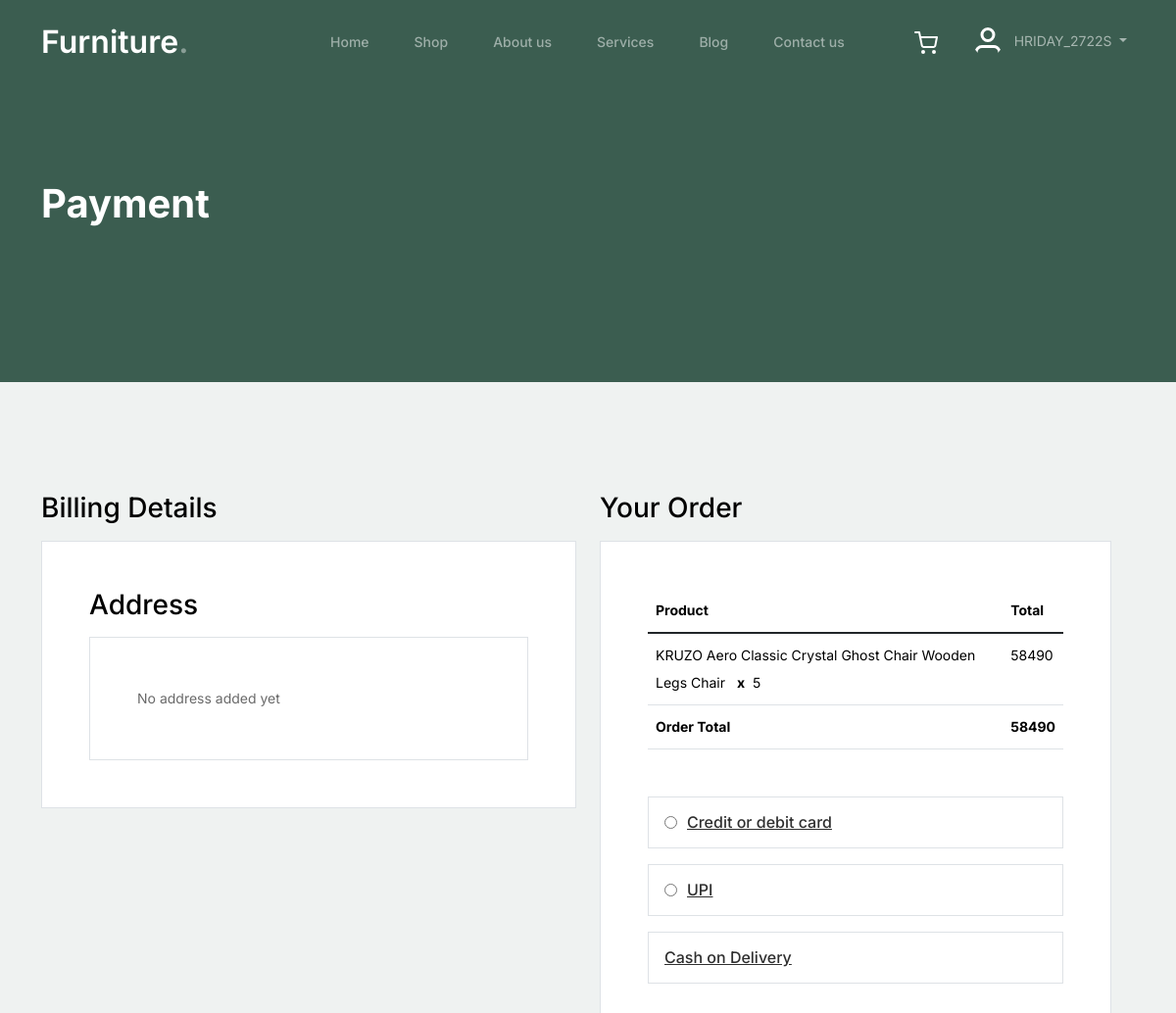
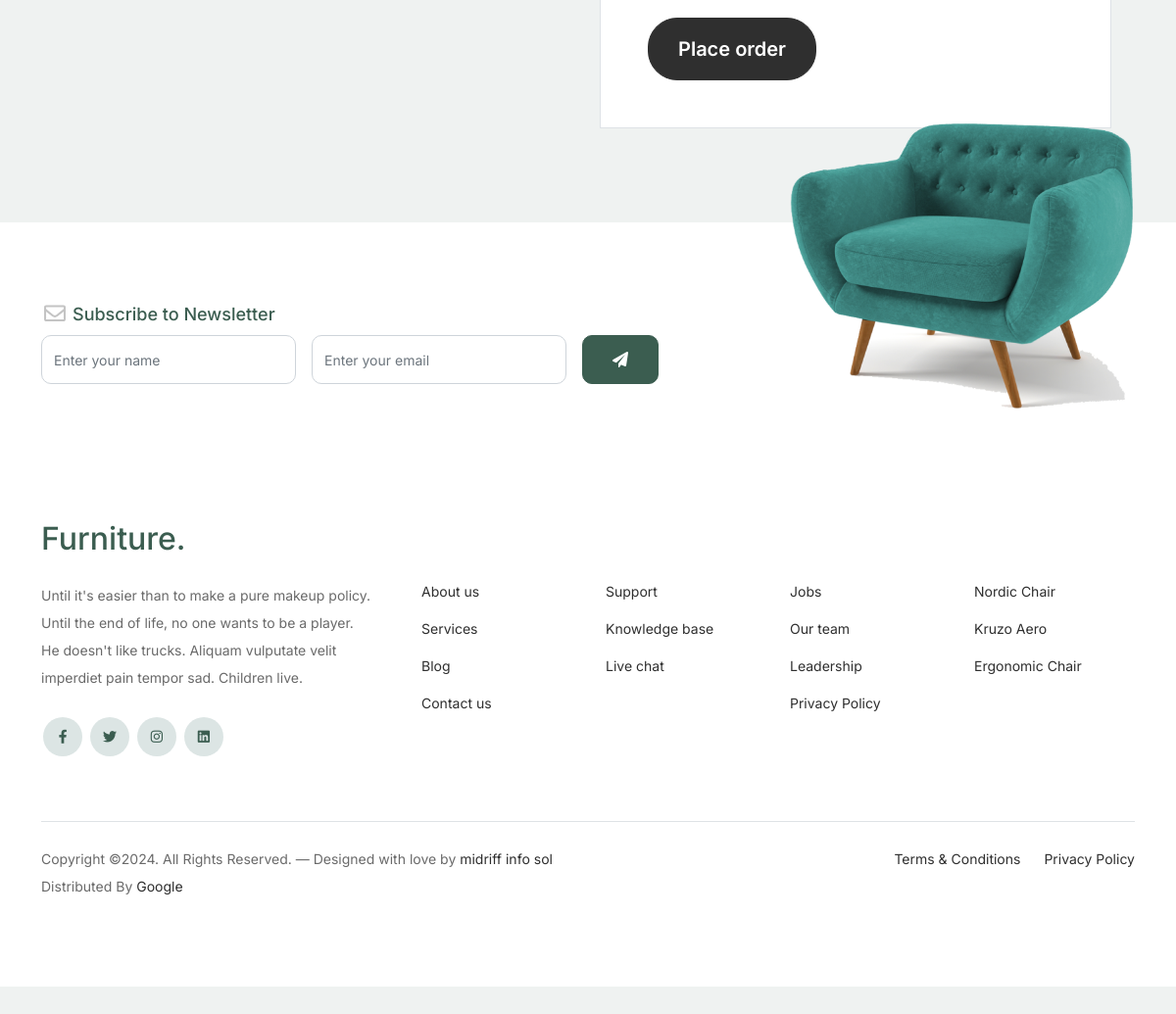
Screenshot of /payment.php (signed in) with the database file from the repository (2 pictures, top to bottom).
### tables this page shows
CREATE TABLE `users` (
  `id` int(11) NOT NULL,
  `firstname` varchar(250) NOT NULL,
  `lastname` varchar(250) DEFAULT NULL,
  `username` varchar(255) NOT NULL,
  `email` varchar(250) NOT NULL,
  `phone` varchar(10) NOT NULL,
  `birthday` varchar(250) NOT NULL,
  `gender` varchar(20) NOT NULL,
  `status` int(11) NOT NULL DEFAULT 0,
  `password` varchar(250) NOT NULL,
  `created_at` varchar(250) NOT NULL,
  `token` varchar(753) DEFAULT NULL,
  `exp_date` varchar(369) DEFAULT NULL
);

CREATE TABLE `products` (
  `product_id` int(11) NOT NULL,
  `name` varchar(500) NOT NULL,
  `description` varchar(1000) NOT NULL,
  `amount` varchar(250) NOT NULL,
  `image` varchar(800) DEFAULT NULL,
  `created_at` varchar(250) NOT NULL
);

CREATE TABLE `user_cart` (
  `id` int(11) NOT NULL,
  `user_id` varchar(250) NOT NULL,
  `product_id` varchar(250) NOT NULL,
  `quantity` varchar(120) NOT NULL DEFAULT '1',
  `total_amount` varchar(250) NOT NULL,
  `created_at` varchar(255) NOT NULL
);

### payment.php (the view, shortened to what this page needs)
<?php
require_once "config.php";
?>
<!doctype html>
<html lang="en">
<head>
	<link href="css/bootstrap.min.css" rel="stylesheet">
	<link href="https://cdnjs.cloudflare.com/ajax/libs/font-awesome/6.0.0-beta3/css/all.min.css" rel="stylesheet">
	<link href="css/tiny-slider.css" rel="stylesheet">
	<link href="css/style.css" rel="stylesheet">
	<link rel="stylesheet" href="css/styles.css">
</head>
<body>
	<?php require_once "navbar.php"; ?>
	<div class="hero">
		<div class="container">
			<div class="row justify-content-between">
				<div class="col-lg-5">
					<div class="intro-excerpt">
						<h1>Payment</h1>
					</div>
				</div>
				<div class="col-lg-7">
				</div>
			</div>
		</div>
	</div>
	<div class="untree_co-section">
		<div class="container">
			<div class="row">
            <?php require_once "address.php"; ?>
				<div class="col-md-6">
					<form method="POST">
						<div class="row mb-5">
							<div class="row mb-5">
								<div class="col-md-12">
									<h2 class="h3 mb-3 text-black">Your Order</h2>
									<div class="p-3 p-lg-5 border bg-white">
										<table class="table site-block-order-table mb-5">
											<thead>
												<th>Product</th>
												<th>Total</th>
											</thead>
											<tbody>
												<?php
												$que = mysqli_query($conn, "SELECT * FROM user_cart WHERE user_id = '$_SESSION[id]'");
												if(mysqli_num_rows($que)){
													while($var = $que->fetch_assoc()){
														$product_id = $var["product_id"];
														$quantity = $var["quantity"];
														$amount = $var["total_amount"];
														$query = mysqli_query($conn, "SELECT * FROM products WHERE product_id = '$product_id'");
														if(mysqli_num_rows($query)){
															while($res = $query->fetch_assoc()){
																$name = $res["name"];
																?>
																<tr>
																	<td><?php echo $name; ?> <strong class="mx-2">x</strong><?php echo $quantity; ?></td>
																	<td><?php echo $amount; ?></td>
																	<?php
																	}
																}
															}
														}
														?>
														</tr>
														<?php
														$ques = "SELECT SUM(total_amount) FROM user_cart WHERE user_id = '$_SESSION[id]'";
														$results = $conn->query($ques);
														if($results->num_rows > 0) {
															while ($row = $results->fetch_array()) {
																$total = $row["SUM(total_amount)"];
															}
														}
														?>
														<tr>
															<td class="text-black font-weight-bold"><strong>Order Total</strong></td>
															<td class="text-black font-weight-bold"><strong><?php echo $total; ?></strong></td>
														</tr>
											</tbody>
										</table>
										<div class="border p-3 mb-3">
                                        <div style="display: flex;"><input type="radio" style="margin-right: 10px;" requiured="required">
											<h3 class="h6 mb-0"><a class="d-block" data-bs-toggle="collapse" href="#collapsecreditcard" role="button" aria-expanded="false" aria-controls="collapsebank">Credit or debit card</a></h3></div>
									</div>
									<div class="border p-3 mb-3">
                                        <div style="display: flex;"><input type="radio" value="UPI" style="margin-right: 10px;">
										<h3 class="h6 mb-0"><a class="d-block" data-bs-toggle="collapse" href="#collapsedebitupi" role="button" aria-expanded="false" aria-controls="collapsecheque">UPI</a></h3></div>
									</div>
									<div class="border p-3 mb-5">
										<h3 class="h6 mb-0"><a class="d-block" data-bs-toggle="collapse" href="#collapsecod" role="button" aria-expanded="false" aria-controls="collapsepaypal">Cash on Delivery</a></h3>
									</div>
									<div class="form-group">
										<input type="submit" class="btn btn-black btn-lg py-3 btn-block" name="placeorder" value="Place order">
									</div>
								</div>
							</div>
						</div>
					</form>
				</div>
			</div>
		</div>
	</div>
	<?php require_once "footer.php"; ?>
</body>
</html>

### navbar.php (shortened to what this page needs)
<?php
include_once "config.php";
?>
<!DOCTYPE html>
<html lang="en">
<head>
<head>
  <link href="css/bootstrap.min.css" rel="stylesheet">
  <link href="https://cdnjs.cloudflare.com/ajax/libs/font-awesome/6.0.0-beta3/css/all.min.css" rel="stylesheet">
  <link href="css/tiny-slider.css" rel="stylesheet">
  <link href="css/style.css" rel="stylesheet">
</head>
<body>
<nav class="custom-navbar navbar navbar navbar-expand-md navbar-dark bg-dark" arial-label="Furniture navigation bar">
<div class="container">
    <a class="navbar-brand" href="index.php">Furniture<span>.</span></a>
    <div class="collapse navbar-collapse" id="navbarsFurni">
        <ul class="custom-navbar-nav navbar-nav ms-auto mb-2 mb-md-0">
            <li><a class="nav-link" href="index.php">Home</a></li>
            <li><a class="nav-link" href="shop.php">Shop</a></li>
            <li><a class="nav-link" href="about.php">About us</a></li>
            <li><a class="nav-link" href="services.php">Services</a></li>
            <li><a class="nav-link" href="blog.php">Blog</a></li>
            <li><a class="nav-link" href="contact.php">Contact us</a></li>
        </ul>
        <ul class="custom-navbar-cta navbar-nav mb-2 mb-md-0 ms-5">
            <?php
            if(!empty($_SESSION["id"])){
            ?>
            <li><a class="nav-link" href="cart.php"><img src="images/cart.svg" alt="cart"></a></li>
            <?php
            }
            ?>
            <?php
            if(!empty($_SESSION["id"])){
                    $sql = "SELECT * FROM users WHERE id = '$_SESSION[id]'";
                    $result = $conn->query($sql);
                        if ($result->num_rows > 0) {
                            while ($row = $result->fetch_assoc()) {
            ?>
            <li>
                <div class="navbar-nav align-items-center ms-auto">
                    <div class="nav-item dropdown">
                        <a class="nav-link dropdown-toggle" data-bs-toggle="dropdown">
                            <img class="rounded-circle me-lg-2" src="images/user.svg" alt="" style="width: 30px; height: 30px;">
                            <span class="d-none d-lg-inline-flex"><?php echo $row["username"]; ?></span>
                        </a>
                    </div>
                </div>
            </li>
            <?php
            }
        }
    }
    ?>
    </ul>
</div>
</div>
</nav>
</body>
</html>

### css/style.css (style rules this page uses)
body { overflow-x: hidden; position: relative; }
body { font-family: "Inter", sans-serif; font-weight: 400; line-height: 28px; color: #6a6a6a; font-size: 14px; background-color: #eff2f1; }
a { text-decoration: none; -webkit-transition: .3s all ease; -o-transition: .3s all ease; transition: .3s all ease; color: #2f2f2f; text-decoration: underline; }
.custom-navbar { background: #3b5d50 !important; padding-top: 20px; padding-bottom: 20px; }
.custom-navbar .navbar-brand { font-size: 32px; font-weight: 600; }
.custom-navbar .navbar-brand > span { opacity: .4; }
@media (min-width: 992px) { .custom-navbar .custom-navbar-nav li { margin-left: 15px; margin-right: 15px; } }
.custom-navbar .custom-navbar-nav li a { font-weight: 500; color: #ffffff !important; opacity: .5; -webkit-transition: .3s all ease; -o-transition: .3s all ease; transition: .3s all ease; position: relative; }
@media (min-width: 768px) { .custom-navbar .custom-navbar-nav li a:before { content: ""; position: absolute; bottom: 0; left: 8px; right: 8px; background: #f9bf29; height: 5px; opacity: 1; visibility: visible; width: 0; -webkit-transition: .15s all ease-out; -o-transition: .15s all ease-out; transition: .15s all ease-out; } }
.custom-navbar .custom-navbar-cta { margin-left: 0 !important; -webkit-box-orient: horizontal; -webkit-box-direction: normal; -ms-flex-direction: row; flex-direction: row; }
@media (min-width: 768px) { .custom-navbar .custom-navbar-cta { margin-left: 40px !important; } }
.custom-navbar .custom-navbar-cta li { margin-left: 0px; margin-right: 0px; }
.custom-navbar .custom-navbar-cta li:first-child { margin-right: 20px; }
.hero { background: #3b5d50; padding: calc(4rem - 30px) 0 0rem 0; }
@media (min-width: 768px) { .hero { padding: calc(4rem - 30px) 0 4rem 0; } }
@media (min-width: 992px) { .hero { padding: calc(8rem - 30px) 0 8rem 0; } }
.hero .intro-excerpt { position: relative; z-index: 4; }
@media (min-width: 992px) { .hero .intro-excerpt { max-width: 450px; } }
.hero h1 { font-weight: 700; color: #ffffff; margin-bottom: 30px; }
.btn { font-weight: 600; padding: 12px 30px; border-radius: 30px; color: #ffffff; background: #2f2f2f; border-color: #2f2f2f; }
.untree_co-section { padding: 7rem 0; }
.site-block-order-table th { border-top: none !important; border-bottom-width: 1px !important; }
.site-block-order-table td, .site-block-order-table th { color: #000000; }

### css/styles.css (style rules this page uses)
* { box-sizing: border-box; }
body, html { height: 100%; min-height: 100%; }
body { font-family: 'Roboto', sans-serif; margin: 0; background-color: #e7e7e7; }

### rows the page displays
users: username "HRIDAY_2722S"
user_cart: quantity "5", total_amount "58490"
products: name "KRUZO Aero Classic Crystal Ghost Chair Wooden Legs Chair"

### other values shown
$total "58490"
